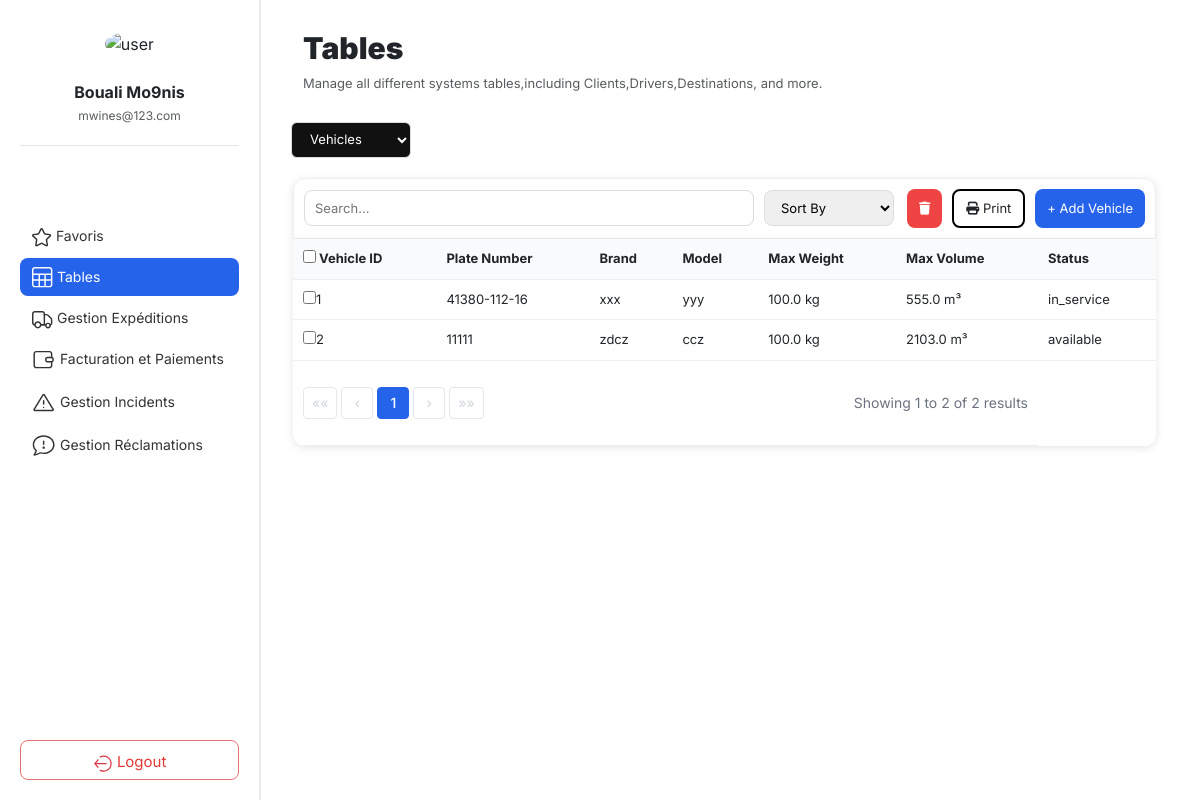
The app's page /table/vehicles/, older data.
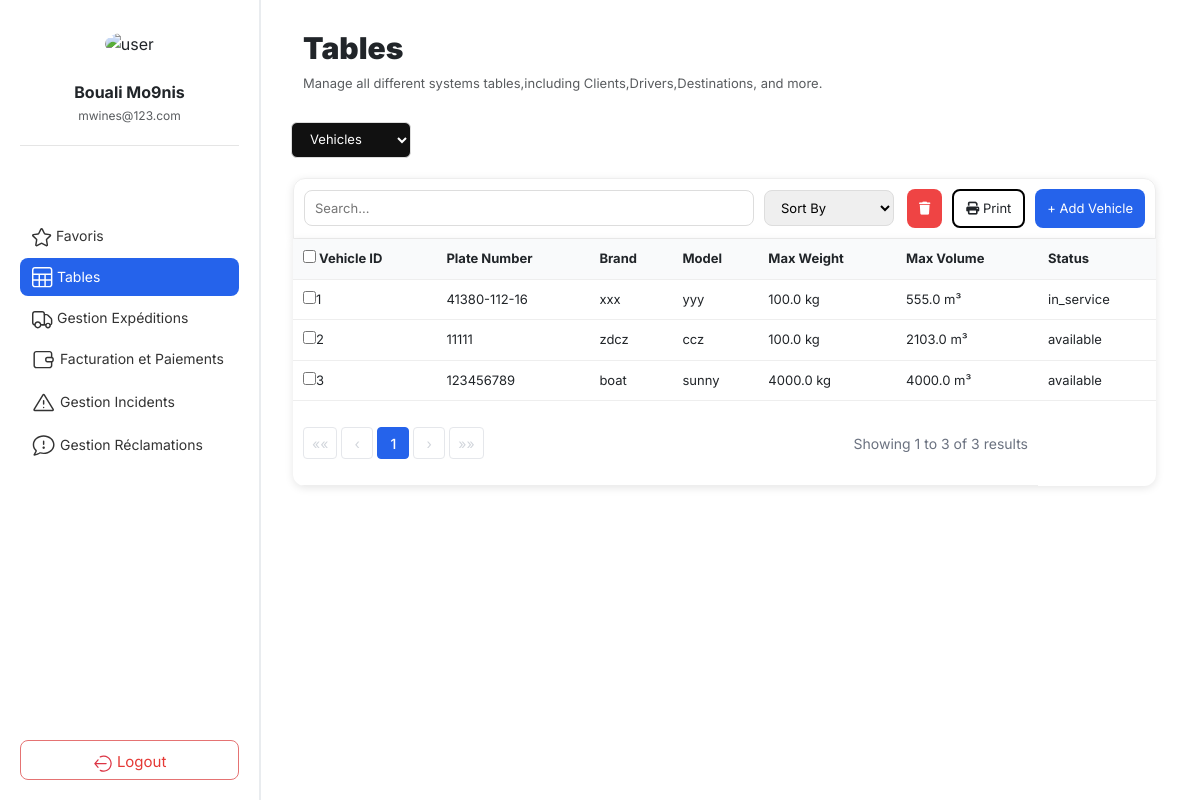
The same page, newer data.
### core/models/models.py (models this page shows, shortened)
class Vehicle(models.Model):
    plate_number = models.CharField(max_length=50, unique=True)
    brand = models.CharField(max_length=50)
    model = models.CharField(max_length=50)
    max_weight = models.FloatField()
    max_volume = models.FloatField()
    status = models.CharField(max_length=50)

### core/web/views.py (the view, shortened to what this page needs)
# urls.py: path("table/vehicles/", views.list_vehicles, name="vehicle_list"),
def list_vehicles(request):
	try:
		Vehicle = apps.get_model("core", "Vehicle")
	except LookupError as e:
		raise Http404("Vehicle model not found (check core/models/models.py).") from e
	db_table = Vehicle._meta.db_table
	search_query = request.GET.get('search', '').strip()
	vehicles = Vehicle.objects.all()
	page_obj = Paginator(vehicles, 10).get_page(request.GET.get("page"))
	return render(request, "table/vehicule/vehicule.html", {"page_obj": page_obj})

### core/web/templates/table/vehicule/vehicule.html (shortened to what the changed rows need)
{% extends "home.html" %}
{% load static %}
{% block content %}
<div class="tables-top">
    <div class="table-header">
            <h2><b>Tables</b></h2>
    </div>
</div>
<section class="table-section">
    <div class="table-content">
        <table>
            <thead>
                <tr>
                    <th>
                        <label>
                            <input type="checkbox" id="selectAll">
                            Vehicle ID
                        </label>
                    </th>
                    <th>Plate Number</th>
                    <th>Brand</th>
                    <th>Model</th>
                    <th>Max Weight</th>
                    <th>Max Volume</th>
                    <th>Status</th>
                </tr>
            </thead>
            <tbody>
                {% for vehicle in page_obj %}
                <tr>
                    <td class="id-col"><input type="checkbox" value="{{ vehicle.id }}">{{ vehicle.id }}</td>
                    <td>{{ vehicle.plate_number }}</td>
                    <td>{{ vehicle.brand }}</td>
                    <td>{{ vehicle.model }}</td>
                    <td>{{ vehicle.max_weight }} kg</td>
                    <td>{{ vehicle.max_volume }} m³</td>
                    <td >{{ vehicle.status }}</td>
                </tr>
                {% empty %}
                <tr>
                    <td colspan="7">No vehicles found.</td>
                </tr>
                {% endfor %}
            </tbody>
            <tfoot>
                <tr>
                    <td colspan="6">
                        <div class="pagination-footer">
                            <div class="pagination">
                                {% if page_obj.has_previous %}
                                    <a href="?page=1" class="pagination-nav">««</a>
                                    <a href="?page={{ page_obj.previous_page_number }}" class="pagination-nav">‹</a>
                                {% else %}
                                    <span class="pagination-nav disabled">««</span>
                                    <span class="pagination-nav disabled">‹</span>
                                {% endif %}
                                {% for num in page_obj.paginator.page_range %}
                                    {% if num == page_obj.number %}
                                        <strong class="pagination-current">{{ num }}</strong>
                                    {% elif num > page_obj.number|add:'-3' and num < page_obj.number|add:'3' %}
                                        <a href="?page={{ num }}" class="pagination-link">{{ num }}</a>
                                    {% elif num == 1 or num == page_obj.paginator.num_pages %}
                                        <a href="?page={{ num }}" class="pagination-link">{{ num }}</a>
                                    {% elif num == page_obj.number|add:'-3' or num == page_obj.number|add:'3' %}
                                        <span class="pagination-ellipsis">...</span>
                                    {% endif %}
                                {% endfor %}
                                {% if page_obj.has_next %}
                                    <a href="?page={{ page_obj.next_page_number }}" class="pagination-nav">›</a>
                                    <a href="?page={{ page_obj.paginator.num_pages }}" class="pagination-nav">»»</a>
                                {% else %}
                                    <span class="pagination-nav disabled">›</span>
                                    <span class="pagination-nav disabled">»»</span>
                                {% endif %}
                            </div>
                            <div class="pagination-info">
                                Showing {{ page_obj.start_index }} to {{ page_obj.end_index }} of {{ page_obj.paginator.count }} results
                            </div>
                        </div>
                    </td>
                </tr>
            </tfoot>
        </table>
    </div>
</section>
{% endblock %}

Row changes from the older to the newer data that the page shows:
added Vehicle: id "3", plate_number "123456789", brand "boat", model "sunny", max_weight "4000.0", max_volume "4000.0", status "available"
Text that changed along with them:
{{ page_obj.end_index }}: "2" → "3"
{{ page_obj.paginator.count }}: "2" → "3"
